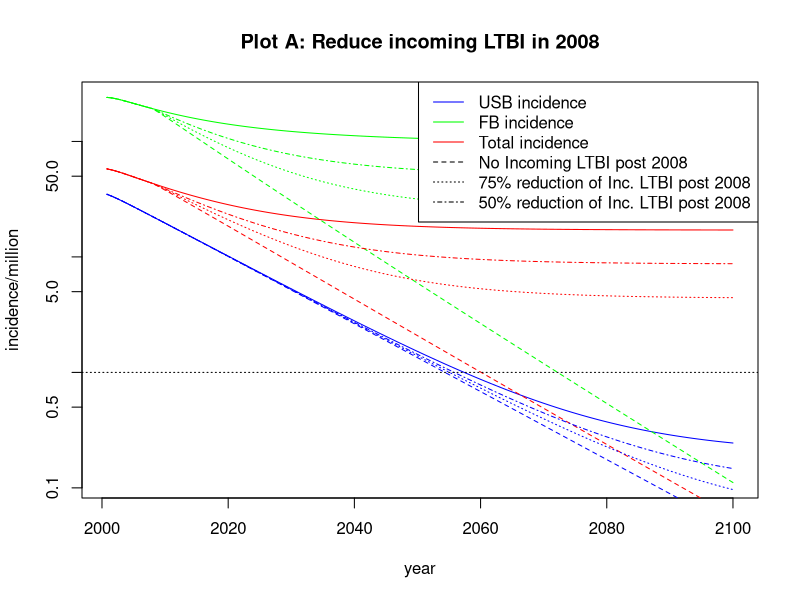

Source code (R):
rkm <- function(Ydot,currY,deltaT,iter,startT=0){
  # This function performs a fourth-order Runge-Kutta Method on the system 
  # dY/dt = Ydot, and returns the next step after currY presuming timestep
  # length deltaT, and iteration iter
  tn   = deltaT*iter + startT
  k1   = Ydot(tn, currY)
  k2   = Ydot(tn + deltaT/2,currY + deltaT*k1/2)
  k3   = Ydot(tn + deltaT/2,currY + deltaT*k2/2)
  k4   = Ydot(tn + deltaT,currY + deltaT*k3)
  newY <- currY + (deltaT/6)*(k1+2*k2+2*k3+k4)
  return(newY)
}

#Variables
mu0   <- 1/78      #Natural mortality rate USB per year
mu1   <- 1/53      #Natural mortality rate FB per year
ro    <- 0.018     #USB birth rate per year
alpha <- 0.005     #FB arrival rate per year
p     <- 0.103     #Fraction of new infections which are acute (fast progressors)
vF    <- 1.5       #Progression rate of acute infection per year
l0    <- 0.015     #Prevalence of LTBI in the USB population in 2000
l1    <- 0.211     #Prevalence of LTBI in the FB population in 2000: 
r0    <- 0.667     #Fraction of cases due to reactivation in the USB population
r1    <- 0.780     #Fraction of cases due to reactivation in the FB population
vL0   <- 0.0014    #Progression rate for reactivation (chronic LTBI) in the USB population per year
vL1   <- 0.0010    #Progression rate for reactivation (chronic LTBI) in the FB population per year
q     <- 0.708     #Fraction of infections progressing to infectious disease
mud   <- 0.115     #Mortality rate due to TB per year
x     <- 0.111     #Fraction of re-infected chronic LTBI moving to acute infection
ARI0  <- 0.030/100 #Annual risk of infection for USB in 2000
beta  <- 10.39     #Effective contact rate per year
e0    <- 0.965     #Fraction of preferred contacts with own population for USB
e1    <-0.985      #Fraction of preferred contacts with own population for FB
g     <- 0.0047    #Fraction of FB arrivals with LTBI who are fast progressors
phi0  <- 1.114     #Cumulative fraction self-cure and treatment of active disease for both populations pre year RATES (USB)
phi1  <- 1.167     #Cumulative fraction self-cure and treatment of active disease for both populations pre year RATES (FB)
sigmaF0 <- 1.296   #Cumulative fraction of treatment for acute infection for both populations per year RATES (USB)
sigmaF1 <- 1.301   #Cumulative fraction of treatment for acute infection for both populations per year RATES (FB)
sigmaLBase <- 0.057 #Treatment rate for chronic LTBI per year
fBase <- 0.187      #Fraction of FB arrivals with LTBI


#2010 New Cases in Population i (millions)
#source: http://www.cdc.gov/mmwr/preview/mmwrhtml/mm5105a3.htm
newCases0 <- .008714  #US-born
newCases1 <- .007554  #Foreign-born

#Initial Values
deltaT   <- .8    #The length of each time step (years).
finalYr  <- 100   #In years
totT     <- floor(finalYr/deltaT)  #Time steps
cutoffT <- floor(8/deltaT)

#Matrix of compartment values
S0 <- S1 <- F0 <- F1 <- L0 <- L1 <- I0 <- I1 <- J0 <- J1 <- N0 <- N1 <- rep(0,totT)  #compartment values
cL0 <- cF0 <- cI0 <- cJ0 <- cL1 <- cF1 <- cI1 <- cJ1 <- cN0 <- cN1 <- rep(0,totT)    #costs associated with each compartment
#Ct <- Cl <- rep(0,totT)  #total costs for active and latent treatment
LTBIEn <- rep(0,totT)    #FB arrivals with LTBI entering the USA
natdeath0 <- natdeath1 <- rep(0,totT)                               #natural deaths
tbdeath0 <- tbdeath1 <- tbdeathD0 <- tbdeathD1 <- rep(0,totT)       #TB deaths, TB deaths with discounting
progAcute0 <- progChron0 <- progAcute1 <- progChron1 <- rep(0,totT) #Progression from Acute, Chronic LTBI to Active TB
progTotalD0 <- progTotalD1 <- rep(0,totT)                           #Progression to Active TB with discounting
exogenous0 <- exogenous1 <- rep(0,totT)                             #Exogenous re-Infections
interventionCost <- rep(0,totT)                                     #Cumulative intervention cost

# ALSO TOOK OUT Ct,Cl FROM VECTOR BELOW
P <- data.frame(S0,F0,L0,I0,J0,S1,F1,L1,I1,J1,N0,N1,cL0,cF0,cI0,cJ0,cL1,cF1,cI1,cJ1,cN0,cN1,LTBIEn,natdeath0,natdeath1,tbdeath0,tbdeath1,tbdeathD0,tbdeathD1,progAcute0,progChron0,progAcute1,progChron1,progTotalD0, progTotalD1, exogenous0,exogenous1, interventionCost)
C <- c(newCases=0,totPop=0,LTBIEn=0) #Intervention cost array (cost of new cases, total population, and LTBI cases entering, each time step)
IN0 <- IN1 <- INall <- rep(0,totT)

#Total Population
P$N0[1] <- 250
P$N1[1] <- 31.4
#Acute (Fast) LTBI, new cases
P$F0[1] <- (1-r0)*(newCases0)/vF
P$F1[1] <- (1-r1)*(newCases1)/vF
#Chronic (Long) LTBI
P$L0[1] <- r0*(newCases0)/vL0
P$L1[1] <- r1*(newCases1)/vL1
#Infectious TB
P$I0[1] <- q*newCases0/(mu0 + mud + phi0)
P$I1[1] <- q*newCases1/(mu1 + mud + phi1)
#Non-Infectious TB
P$J0[1] <- (1-q)*newCases0/(mu0 + mud + phi0)
P$J1[1] <- (1-q)*newCases1/(mu1 + mud + phi1)
#Susceptible
P$S0[1] <- P$N0[1] - P$F0[1] - P$L0[1] - P$I0[1] - P$J0[1]
P$S1[1] <- P$N1[1] - P$F1[1] - P$L1[1] - P$I1[1] - P$J1[1]

#Cost Initial Values are all zero. 
probHosp <- .49  #Probability of hospitalization for active TB treatment
efficacyLTBI  <- .9
adherenceLTBI <- .64
probLTBItreatsuccess <- efficacyLTBI*adherenceLTBI #Probability of LTBI treatment success
costtb   <- 2985   #Cost of TB treatment without hopsitalization
costhosp <- 25495  #Cost of TB treatment with hospitalization
costLTBI <- 403.45 #Cost of LTBI treatment

#Cost Parameter Values: 
Ct <- costtb*(1-probHosp) + costhosp*probHosp #in USD (source: Dylan online supplement page 11-12)
Cl <- costLTBI/probLTBItreatsuccess           #in USD (source: Dylan online supplement page 10)
discRt  <- 0.03  #Rate of time discounting (used for health states as well)

#Compartment value dataset
P$LTBIEn[1]      <- 0.263109
P$natdeath0[1]   <- 0
P$natdeath1[1]   <- 0
P$tbdeath0[1]    <- 0
P$tbdeath1[1]    <- 0
P$progAcute0[1]  <- 0
P$progChron0[1]  <- 0
P$progAcute1[1]  <- 0
P$progChron1[1]  <- 0
P$exogenous0[1]  <- 0
P$exogenous1[1]  <- 0

hill <- function(intervenCost,sigmaL,f,transmission=1,incLTBI=1,initial=cutoffT,final=totT,dataSet=P){
  #Differential Equation Functions
  Ddt <- function(t,v) {
    discV = 1/(1.03^t)  #amount costs, health states are discounted each time step
    #parameter values initialized for each time step
    c01     <- (1-e0)*((1-e1)*v$N1)/((1-e0)*v$N0 + (1-e1)*v$N1)  #proportion of contacts made with FB individuals  (USB)
    c00     <- 1 - c01                                           #proportion of contacts made with USB individuals (USB)
    c10     <- (1-e1)*((1-e0)*v$N0)/((1-e0)*v$N0 + (1-e1)*v$N1)  #proportion of contacts made with USB individuals (FB)
    c11     <- 1 - c10                                           #proportion of contacts made with FB individuals  (FB)
    dLTBIEn      <- f*alpha*(v$N0+v$N1)       #FB arrivals with LTBI entering
    #dLTBIEnD     <- discV * dLTBIEn           #FB arrivals with LTBI entering with discounting
    dnatdeath0   <- mu0 * v$N0                #Natural deaths (USB)
    dnatdeath1   <- mu1 * v$N1                #Natural deaths (FB)
    dtbdeath0    <- mud * (v$I0 + v$J0)       #TB deaths (USB)
    dtbdeath1    <- mud * (v$I1 + v$J1)       #TB deaths (FB)
    dtbdeathD0   <- discV * dtbdeath0         #TB deaths with discounting (USB)
    dtbdeathD1   <- discV * dtbdeath1         #TB deaths with discounting (FB)
    dprogAcute0  <- vF*v$F0                   #Acute LTBI progressions to Active TB disease (USB)
    dprogAcute1  <- vF*v$F1                   #Acute LTBI progressions to Active TB disease (FB)
    dprogChron0  <- vL0*v$L0                  #Chronic LTBI progressions to Active TB disease (USB)
    dprogChron1  <- vL1*v$L1                  #Chronic LTBI progressions to Active TB disease (FB)
    dprogTotal0  <- dprogAcute0 + dprogChron0 #Progression to Active TB (USB)
    dprogTotal1  <- dprogAcute1 + dprogChron1 #Progression to Active TB (FB)
    dprogTotalD0 <- discV * dprogTotal0       #Progression to Active TB with discounting (USB)
    dprogTotalD1 <- discV * dprogTotal1       #Progression to Active TB with discounting (FB)
    lambda0      <- transmission*(beta*(c00*(v$I0/v$N0) + c01*(v$I1/v$N1)))  #Forces of Infection (USB)
    lambda1      <- transmission*(beta*(c10*(v$I0/v$N0) + c11*(v$I1/v$N1)))  #Forces of Infection (FB)
    dexogenous0	 <- x*p*lambda0*v$L0    #Exogenous re-infections of Chronic LTBI to Acute LTBI (USB)
    dexogenous1  <- x*p*lambda1*v$L1    #Exogenous re-infections of Chronic LTBI to Acute LTBI (FB)
    dInterventionCost <- discV * (intervenCost["newCases"]*(dprogTotal0+dprogTotal1) + intervenCost["totPop"]*(v$N0+v$N1) + intervenCost["LTBIEn"]*fBase*alpha*(v$N0+v$N1) )
    
    #Difference Equations (USB)
    dS0     <- ro*(v$N0+v$N1) + sigmaF0*v$F0 + sigmaL*v$L0 + phi0*(v$I0+v$J0) - lambda0*v$S0 - mu0*v$S0
    dF0     <- p*lambda0*v$S0 + dexogenous0 - (mu0 + vF + sigmaF0)*v$F0
    dL0     <- (1-p)*lambda0*v$S0 - dexogenous0 - (mu0 + vL0 + sigmaL)*v$L0
    dI0     <- q*(dprogAcute0 + dprogChron0) - (mu0 + mud + phi0)*v$I0
    dJ0     <- (1-q)*(dprogAcute0 + dprogChron0) - (mu0 + mud + phi0)*v$J0
    
    #Difference Equations (FB)
    dS1     <- (1-incLTBI)*dLTBIEn+(1-f)*alpha*(v$N0+v$N1) + sigmaF1*v$F1 + sigmaL*v$L1 + phi1*(v$I1 + v$J1) - lambda1*v$S1 - mu1*v$S1
    dF1     <- g*p*dLTBIEn*incLTBI + p*lambda1*v$S1 + dexogenous1 - (mu1 + vF + sigmaF1)*v$F1
    dL1     <- (1-g*p)*dLTBIEn*incLTBI + (1-p)*lambda1*v$S1 - dexogenous1 - (mu1 + vL1 +sigmaL)*v$L1
    dI1     <- q*(dprogAcute1 + dprogChron1) - (mu1 + mud + phi1)*v$I1
    dJ1     <- (1-q)*(dprogAcute1 + dprogChron1) - (mu1 + mud + phi1)*v$J1
    
    dN0     <- 0
    dN1     <- 0
    
    #Cost calculations
    dcL0    <- discV * Cl * sigmaL  * 1e6 * v$L0                    #cost for Chronic LTBI cures      (USB)
    dcF0    <- discV * Cl * sigmaF0 * 1e6 * v$F0                    #cost for Acute LTBI cures        (USB)
    dcI0    <- discV * Ct * q*(dprogAcute0 + dprogChron0) * 1e6     #cost for Infectious TB cures     (USB)
    dcJ0    <- discV * Ct * (1-q)*(dprogAcute0 + dprogChron0) * 1e6 #cost for Non-Infectious TB cures (USB)
    dcL1    <- discV * Cl * sigmaL  * 1e6 * v$L1                    #cost for Chronic LTBI cures      (FB)
    dcF1    <- discV * Cl * sigmaF1 * 1e6 * v$F1                    #cost for Acute LTBI cures        (FB)
    dcI1    <- discV * Ct * q*(dprogAcute1 + dprogChron1) * 1e6     #cost for Infectious TB cures     (FB)
    dcJ1    <- discV * Ct * (1-q)*(dprogAcute1 + dprogChron1) * 1e6 #cost for Non-Infectious TB cures (FB)
    dcN0    <- 0  #Total cost for all treatments (USB)
    dcN1    <- 0  #Total cost for all treatments (FB)
    
    return( c(dS0,dF0,dL0,dI0,dJ0,dS1,dF1,dL1,dI1,dJ1,dN0,dN1,dcL0,dcF0,dcI0,dcJ0,dcL1,dcF1,dcI1,dcJ1,dcN0,dcN1,dLTBIEn*incLTBI,dnatdeath0,dnatdeath1,dtbdeath0,dtbdeath1,dtbdeathD0, dtbdeathD1, dprogAcute0,dprogChron0,dprogAcute1,dprogChron1,dprogTotalD0, dprogTotalD1, dexogenous0,dexogenous1,dInterventionCost) )
  }
  
  for (i in initial:(final-1)) {
  	dataSet[i+1,]    <- rkm(Ddt,dataSet[i,],deltaT,i)
  	dataSet$N0[i+1]  <- sum(dataSet[i+1,1:5])
  	dataSet$N1[i+1]  <- sum(dataSet[i+1,6:10])
  	dataSet$cN0[i+1] <- sum(dataSet[i+1,13:16])
  	dataSet$cN1[i+1] <- sum(dataSet[i+1,17:20])
  }
  return(dataSet)
}

generateIncidence <- function(dataSet) {
    IN0   <- 1e6 * (vF*dataSet$F0 + vL0*dataSet$L0)/dataSet$N0
    IN1   <- 1e6 * (vF*dataSet$F1 + vL1*dataSet$L1)/dataSet$N1
    INall <- 1e6 * (vF*(dataSet$F0 + dataSet$F1) + vL0*dataSet$L0 + vL1*dataSet$L1)/(dataSet$N0 + dataSet$N1)
	return(data.frame(IN0,IN1,INall))
}

P       <- hill(C,sigmaLBase,fBase,1,1,1,totT)
baseInc <- generateIncidence(P)
years   <- seq(2000+deltaT,2000+finalYr,deltaT)

#plot incidence data
#  xlab, ylab  --> labels for x-, y-axes
#  log='y'     --> use logarithmic scale
#  ylim=yrange --> ensure we show all data
#  type="l"    --> draw line connecting data points
#  col="blue"  --> color of graph
#lines() plots data in the same window as the first plot() command

#Intervention costs for eliminating LTBI 100%, 75%, or 50%
C100 <- C
C75  <- C
C50  <- C

C100["LTBIEn"] <- 1000
C75["LTBIEn"]  <- 800
C50["LTBIEn"]  <- 700

#Plot A: Where we eliminate incoming LTBI 100%, 75%, or 50%
noImmLTBI      <- hill(C100,sigmaLBase,fBase,1,0)
noImmLTBIInc   <- generateIncidence(noImmLTBI)
someImmLTBI    <- hill(C75,sigmaLBase,fBase,1,0.25)
someImmLTBIInc <- generateIncidence(someImmLTBI)
halfImmLTBI    <- hill(C50,sigmaLBase,fBase,1,0.5)
halfImmLTBIInc <- generateIncidence(halfImmLTBI)

#When Calculating range, we presume that FB always has higher incidence rate
yrange <- range(c(0.5,baseInc$IN1,noImmLTBIInc$IN1,someImmLTBIInc$IN1,halfImmLTBIInc$IN1))
dev.new()
plot(years, baseInc$IN0, main="Plot A: Reduce incoming LTBI in 2008", log='y', xlab='year', ylab='incidence/million', ylim=yrange, type="l", col="blue")
lines(years, baseInc$INall, type="l", col="red")
lines(years, baseInc$IN1, type="l", col="green")
lines(years, noImmLTBIInc$IN0, type="l", col="blue", lty=2)
lines(years, noImmLTBIInc$INall, type="l", col="red", lty=2)
lines(years, noImmLTBIInc$IN1, type="l", col="green", lty=2)
lines(years, someImmLTBIInc$IN0, type="l", col="blue", lty=3)
lines(years, someImmLTBIInc$INall, type="l", col="red", lty=3)
lines(years, someImmLTBIInc$IN1, type="l", col="green", lty=3)
lines(years, halfImmLTBIInc$IN0, type="l", col="blue", lty=4)
lines(years, halfImmLTBIInc$INall, type="l", col="red", lty=4)
lines(years, halfImmLTBIInc$IN1, type="l", col="green", lty=4)
abline(h = 1, lty = 'dotted')
legend('topright', legend=c('USB incidence', 'FB incidence', 'Total incidence', 'No Incoming LTBI post 2008', '75% reduction of Inc. LTBI post 2008', '50% reduction of Inc. LTBI post 2008'), col=c("blue", "green", "red", "black","black","black"), lty=c(1,1,1,2,3,4))

# #Cost Plot A:
# yrange <- range(c(P$cN1+P$cN0,noImmLTBI$cN1+noImmLTBI$cN0,someImmLTBI$cN0+someImmLTBI$cN1,halfImmLTBI$cN0+halfImmLTBI$cN1))
# dev.new()
# plot(years, P$cN1+P$cN0, main="Plot A: cost of various interventions", xlab='year', ylab='USD', ylim=yrange, type="l", col="blue")
# #lines(years, P$cN0, type="l", col="blue", lty=2)
# #lines(years, P$cN1, type="l", col="blue", lty=3)
# lines(years, noImmLTBI$cN0 + noImmLTBI$cN1, type="l", col="green", lty=1)
# #lines(years, noImmLTBI$cN0, type="l", col="green", lty=2)
# #lines(years, noImmLTBI$cN1, type="l", col="green", lty=3)
# lines(years, someImmLTBI$cN0 + someImmLTBI$cN1, type="l", col="red", lty=1)
# #lines(years, someImmLTBI$cN0, type="l", col="red", lty=2)
# #lines(years, someImmLTBI$cN1, type="l", col="red", lty=3)
# lines(years, halfImmLTBI$cN0 + halfImmLTBI$cN1, type="l", col="purple", lty=1)
# #lines(years, halfImmLTBI$cN0, type="l", col="purple", lty=2)
# #lines(years, halfImmLTBI$cN1, type="l", col="purple", lty=3)
# abline(h = 1, lty = 'dotted')
# legend('topright', legend=c('Base Cost - No Interventions', 'Cost with elimination of Inc. LTBI', 'Cost with 75% reduction of Inc. LTBI', 'Cost with 50% reduction of Inc. LTBI'), col=c("blue", "green", "red", "purple"), lty=c(1,1,1,1))

# yearsPostCutoff <- years[(cutoffT+1):totT]
# maxDifference   <- ((P$cN0+P$cN1)-(noImmLTBI$cN0+noImmLTBI$cN1))[(cutoffT+1):totT]
# savingsPerCase  <- maxDifference/(1e6*P$LTBIEn[(cutoffT+1):totT])
# dev.new()
# plot(yearsPostCutoff, savingsPerCase, main="Savings Per Cured Case of Entering LTBI", xlab='year', ylab='USD', type="l", col="blue")



##Plot A: Where Transmission is cut after 2008
#noTrans    <- hill(sigmaLBase,fBase,0)
#noTransInc <- generateIncidence(noTrans)
#
##When Calculating range, we presume that FB always has higher incidence rate
#yrange <- range(c(0.5,baseInc$IN1,noTransInc$IN1))
#dev.new()
#plot(years, baseInc$IN0, main="Plot A: Cut Trans. in 2008", xlab='year', ylab='incidence/million', log = 'y', ylim=yrange, type="l", col="blue")
#lines(years, baseInc$INall, type="l", col="red")
#lines(years, baseInc$IN1, type="l", col="green")
#lines(years, noTransInc$IN0, type="l", col="blue", lty=2)
#lines(years, noTransInc$INall, type="l", col="red", lty=2)
#lines(years, noTransInc$IN1, type="l", col="green", lty=2)
#abline(h = 1, lty = 'dotted')
#legend('topright', legend=c('USB incidence', 'FB incidence', 'Total incidence', 'With Transmission Cutoff in 2008'), col=c("blue", "green", "red", "black"), lty=c(1,1,1,2))
#
##Plot B: Where LTBI treatment x2 or x4
#doubled    <-hill(sigmaLBase*2,fBase)
#doubledInc <- generateIncidence(doubled)
#quad       <- hill(sigmaLBase*4,fBase)
#quadInc    <- generateIncidence(quad)
#
##When Calculating range, we presume that FB always has higher incidence rate after 2008
#yrange <- range(c(0.5,baseInc$IN1,quadInc$IN1,doubledInc$IN1))
#dev.new()
#plot(years, baseInc$IN0, main="Plot B: Increase Chronic LTBI Treatment in 2008", xlab='year', ylab='incidence/million', log = 'y', ylim=yrange, type="l", col="blue")
#lines(years, baseInc$INall, type="l", col="red")
#lines(years, baseInc$IN1, type="l", col="green")
#lines(years, doubledInc$IN0, type="l", col="blue", lty=2)
#lines(years, doubledInc$INall, type="l", col="red", lty=2)
#lines(years, doubledInc$IN1, type="l", col="green", lty=2)
#lines(years, quadInc$IN0, type="l", col="blue", lty=3)
#lines(years, quadInc$INall, type="l", col="red", lty=3)
#lines(years, quadInc$IN1, type="l", col="green", lty=3)
#abline(h = 1, lty = 'dotted')
#legend('topright', legend=c('USB incidence', 'FB incidence', 'Total incidence', 'Chronic LTBI Treatment x2 in 2008', 'Chronic LTBI Treatment x4 in 2008'), col=c("blue", "green", "red", "black", "black"), lty=c(1,1,1,2,3))
#
##Plot C: Where FB arrivals cut in half, also LTBI treatment x2 or x4 after 2008
#halfFB           <- hill(sigmaLBase,fBase/2)
#halfFBInc        <- generateIncidence(halfFB)
#halfFBdoubled    <- hill(sigmaLBase*2,fBase/2)
#halfFBdoubledInc <- generateIncidence(halfFBdoubled)
#halfFBquad       <- hill(sigmaLBase*4,fBase/2)
#halfFBquadInc    <- generateIncidence(halfFBquad)
#
##When Calculating range, we presume that FB always has higher incidence rate
#yrange <- range(c(0.5,baseInc$IN1,quadInc$IN1,doubledInc$IN1))
#dev.new()
#plot(years, halfFBInc $IN0, main="Plot C: Half FB Arrival Rate, increase LTBI Treatment", xlab='year', ylab='incidence/million', log = 'y', ylim=yrange, type="l", col="blue")
#lines(years, halfFBInc $INall, type="l", col="red")
#lines(years, halfFBInc $IN1, type="l", col="green")
#lines(years, halfFBdoubledInc $IN0, type="l", col="blue", lty=2)
#lines(years, halfFBdoubledInc $INall, type="l", col="red", lty=2)
#lines(years, halfFBdoubledInc $IN1, type="l", col="green", lty=2)
#lines(years, halfFBquadInc $IN0, type="l", col="blue", lty=3)
#lines(years, halfFBquadInc $INall, type="l", col="red", lty=3)
#lines(years, halfFBquadInc $IN1, type="l", col="green", lty=3)
#abline(h = 1, lty = 'dotted')
#legend('topright', legend=c('USB incidence', 'FB incidence', 'Total incidence', 'Chronic LTBI Treatment x2 in 2008', 'Chronic LTBI Treatment x4 in 2008'), col=c("blue", "green", "red", "black", "black"), lty=c(1,1,1,2,3))
#
##Plot D: Where FB arrivals divided by 4, also LTBI treatment x2 or x4 after 2008
#quarterFB           <- hill(sigmaLBase,fBase/4)
#quarterFBInc        <- generateIncidence(quarterFB)
#quarterFBdoubled    <- hill(sigmaLBase*2,fBase/4)
#quarterFBdoubledInc <- generateIncidence(quarterFBdoubled)
#quarterFBquad       <- hill(sigmaLBase*4,fBase/4)
#quarterFBquadInc    <- generateIncidence(quarterFBquad)
#
##When Calculating range, we presume that FB always has higher incidence rate
#yrange <- range(c(0.5,baseInc$IN1,quadInc$IN1,doubledInc$IN1))
#dev.new()
#plot(years, quarterFBInc $IN0, main="Plot D: 1/4 FB Arrival Rate, increase LTBI Treatment", xlab='year', ylab='incidence/million', log = 'y', ylim=yrange, type="l", col="blue")
#lines(years, quarterFBInc $INall, type="l", col="red")
#lines(years, quarterFBInc $IN1, type="l", col="green")
#lines(years, quarterFBdoubledInc $IN0, type="l", col="blue", lty=2)
#lines(years, quarterFBdoubledInc $INall, type="l", col="red", lty=2)
#lines(years, quarterFBdoubledInc $IN1, type="l", col="green", lty=2)
#lines(years, quarterFBquadInc $IN0, type="l", col="blue", lty=3)
#lines(years, quarterFBquadInc $INall, type="l", col="red", lty=3)
#lines(years, quarterFBquadInc $IN1, type="l", col="green", lty=3)
#abline(h = 1, lty = 'dotted')
#legend('topright', legend=c('USB incidence', 'FB incidence', 'Total incidence', 'Chronic LTBI Treatment x2 in 2008', 'Chronic LTBI Treatment x4 in 2008'), col=c("blue", "green", "red", "black", "black"), lty=c(1,1,1,2,3))
